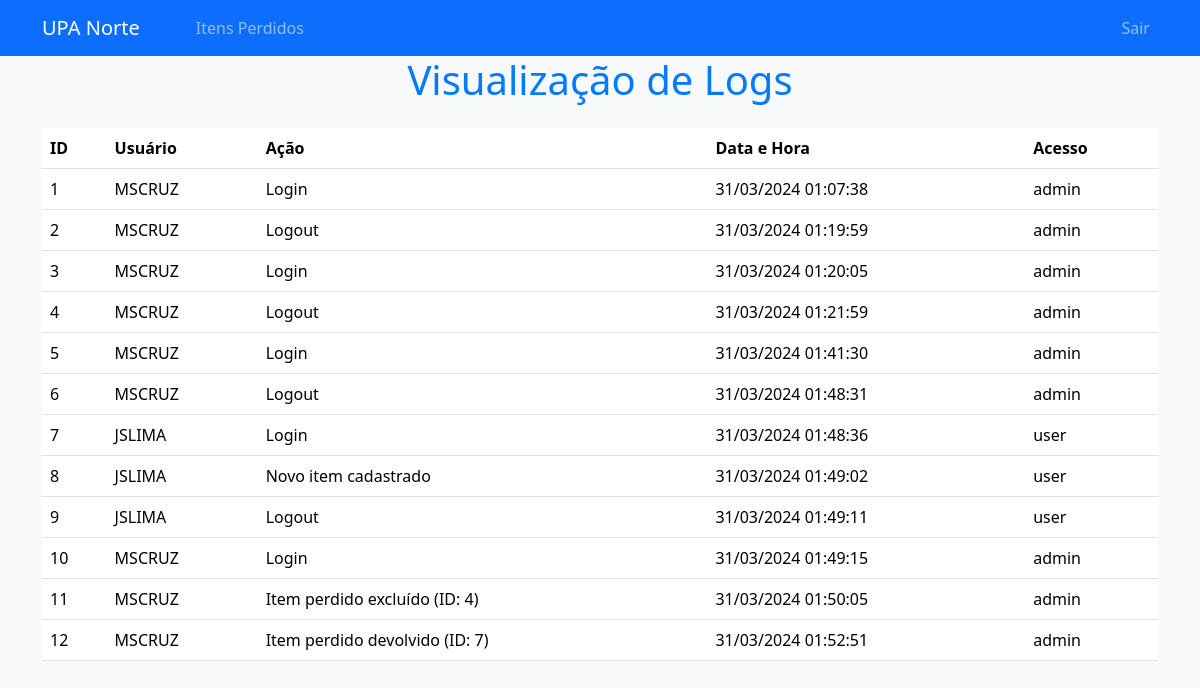
Page /logs (signed in) on the committed database.
### app/models.py (models this page shows)
class UserLog(db.Model):
    id = db.Column(db.Integer, primary_key=True)
    user_id = db.Column(db.Integer, db.ForeignKey('user.id'), nullable=False)
    action = db.Column(db.String(255), nullable=False)
    timestamp = db.Column(db.DateTime, nullable=False, default=datetime.now)

class User(db.Model):
    id = db.Column(db.Integer, primary_key=True)
    username = db.Column(db.String(100), unique=True, nullable=False)
    name = db.Column(db.String(200), nullable=False)
    password = db.Column(db.String(100), nullable=False)
    email = db.Column(db.String(100), unique=True, nullable=False)
    role = db.Column(db.String(50), nullable=False, default='user')

### app/usuarios/routes.py (the view)
@usuario_routes.route('/logs')
def logs():
    logs = db.session.query(UserLog, User.username, User.role).join(User, UserLog.user_id == User.id).all()
    logs_data = []
    for log, username, role in logs:
        log_data = {
            'id': log.id,
            'username': username,
            'action': log.action,
            'timestamp': log.timestamp.strftime('%d/%m/%Y %H:%M:%S'),  # Formata a data e hora
            'role': role
        }
        logs_data.append(log_data)
    return render_template('logs.html', logs_data=logs_data)

### app/usuarios/routes.py (called while the page is built)
def is_authenticated():
    return session.get('authenticated', False)

@usuario_routes.before_request
def require_login():
    if not is_authenticated() and request.endpoint and not request.endpoint.startswith('user.login'):
        return redirect(url_for('user.login'))

### app/templates/logs.html (shortened to what this page needs)
<!DOCTYPE html>
<html lang="pt-BR">
<head>
    <link href="https://cdn.jsdelivr.net/npm/bootstrap@5.3.3/dist/css/bootstrap.min.css" rel="stylesheet">
</head>
<body>
    {% include 'navbar.html' %}
    <div class="container">
        <h1 class="text-center mb-4" style="color: #007bff">Visualização de Logs</h1>
        <div class="row"  id="lista">
            <div class="col-md-12">
                <table class="table">
                    <thead>
                        <tr>
                            <th scope="col">ID</th>
                            <th scope="col">Usuário</th>
                            <th scope="col">Ação</th>
                            <th scope="col">Data e Hora</th>
                            <th scope="col">Acesso</th>
                        </tr>
                    </thead>
                    <tbody>
                        {% for log in logs_data %}
                        <tr>
                            <td>{{ log.id }}</td>
                            <td>{{ log.username }}</td>
                            <td>{{ log.action }}</td>
                            <td>{{ log.timestamp }}</td>
                            <td>{{ log.role }}</td>
                        </tr>
                        {% endfor %}
                    </tbody>
                </table>
            </div>
        </div>
    </div>
</body>
</html>

### app/templates/logs.html (style rules this page uses)
body { background-color: #f8f9fa; }
#lista { max-height: 600px; overflow-y: auto; }

### rows in the picture
UserLog: id "1", username "MSCRUZ", action "Login", timestamp "31/03/2024 01:07:38", role "admin"
UserLog: id "2", username "MSCRUZ", action "Logout", timestamp "31/03/2024 01:19:59", role "admin"
UserLog: id "3", username "MSCRUZ", action "Login", timestamp "31/03/2024 01:20:05", role "admin"
UserLog: id "4", username "MSCRUZ", action "Logout", timestamp "31/03/2024 01:21:59", role "admin"
UserLog: id "5", username "MSCRUZ", action "Login", timestamp "31/03/2024 01:41:30", role "admin"
UserLog: id "6", username "MSCRUZ", action "Logout", timestamp "31/03/2024 01:48:31", role "admin"
UserLog: id "7", username "JSLIMA", action "Login", timestamp "31/03/2024 01:48:36", role "user"
UserLog: id "8", username "JSLIMA", action "Novo item cadastrado", timestamp "31/03/2024 01:49:02", role "user"
UserLog: id "9", username "JSLIMA", action "Logout", timestamp "31/03/2024 01:49:11", role "user"
UserLog: id "10", username "MSCRUZ", action "Login", timestamp "31/03/2024 01:49:15", role "admin"
UserLog: id "11", username "MSCRUZ", action "Item perdido excluído (ID: 4)", timestamp "31/03/2024 01:50:05", role "admin"
UserLog: id "12", username "MSCRUZ", action "Item perdido devolvido (ID: 7)", timestamp "31/03/2024 01:52:51", role "admin"
